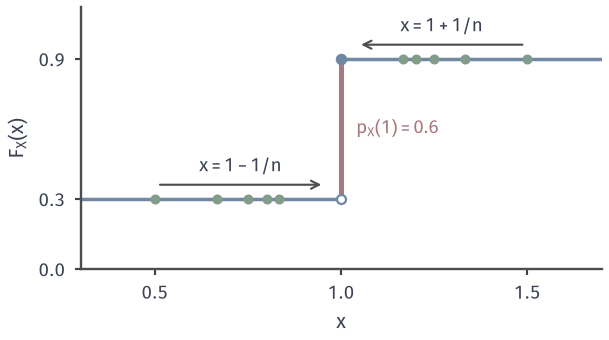

Write Python code to recreate this figure.
from pathlib import Path
import sys
ROOT = next(p for p in Path(__file__).resolve().parents if (p/'build.sh').is_file() and (p/'tex/book.tex').is_file())
sys.path.insert(0, str(ROOT/'figures/07-probability/01-elementary-probability/matplotlib/rvd-common'))
from rvd_common import *
# Target: inspection example F (0.3 on [0,1), 0.9 on [1,2)), zoomed at the jump x=1.
# Thresholds 1+1/n (n=2..6) approach from the right: F=0.9=F(1). Thresholds 1-1/n approach from the left: F=0.3=F(1-).
fig, ax = figure(width_mm=86, height_mm=48)
style(ax)
ax.plot([.3, 1], [.3, .3], color=BLUE, lw=1.4)
ax.plot([1, 1.7], [.9, .9], color=BLUE, lw=1.4)
ax.plot([1], [.3], 'o', ms=3.6, mfc='white', mec=BLUE, mew=.9, zorder=4)
ax.plot([1], [.9], 'o', ms=3.6, color=BLUE, zorder=4)
n = np.arange(2, 7)
ax.plot(1+1/n, np.full(n.size, .9), 'o', ms=3.0, color=GREEN, zorder=5)
ax.plot(1-1/n, np.full(n.size, .3), 'o', ms=3.0, color=GREEN, zorder=5)
ax.annotate('', xy=(1.04, .96), xytext=(1.5, .96), arrowprops=dict(arrowstyle='->', color=LINE, lw=.85))
ax.annotate('', xy=(.96, .36), xytext=(.5, .36), arrowprops=dict(arrowstyle='->', color=LINE, lw=.85))
ax.text(1.27, 1.0, r'$x=1+1/n$', ha='center', va='bottom', fontsize=7.5)
ax.text(.73, .40, r'$x=1-1/n$', ha='center', va='bottom', fontsize=7.5)
ax.plot([1, 1], [.3, .9], color=RED, lw=2.0, zorder=3)
ax.text(1.04, .6, r'$p_X(1)=0.6$', color=RED, fontsize=7.5, va='center')
ax.set_xlim(.3, 1.7); ax.set_ylim(0, 1.12); ax.set_xticks([.5, 1, 1.5]); ax.set_yticks([0, .3, .9])
ax.set_ylabel('$F_X(x)$'); ax.set_xlabel('$x$')
save(fig, HERE(__file__), 'figure', {'left_limit': .3, 'value': .9, 'jump': .6})
